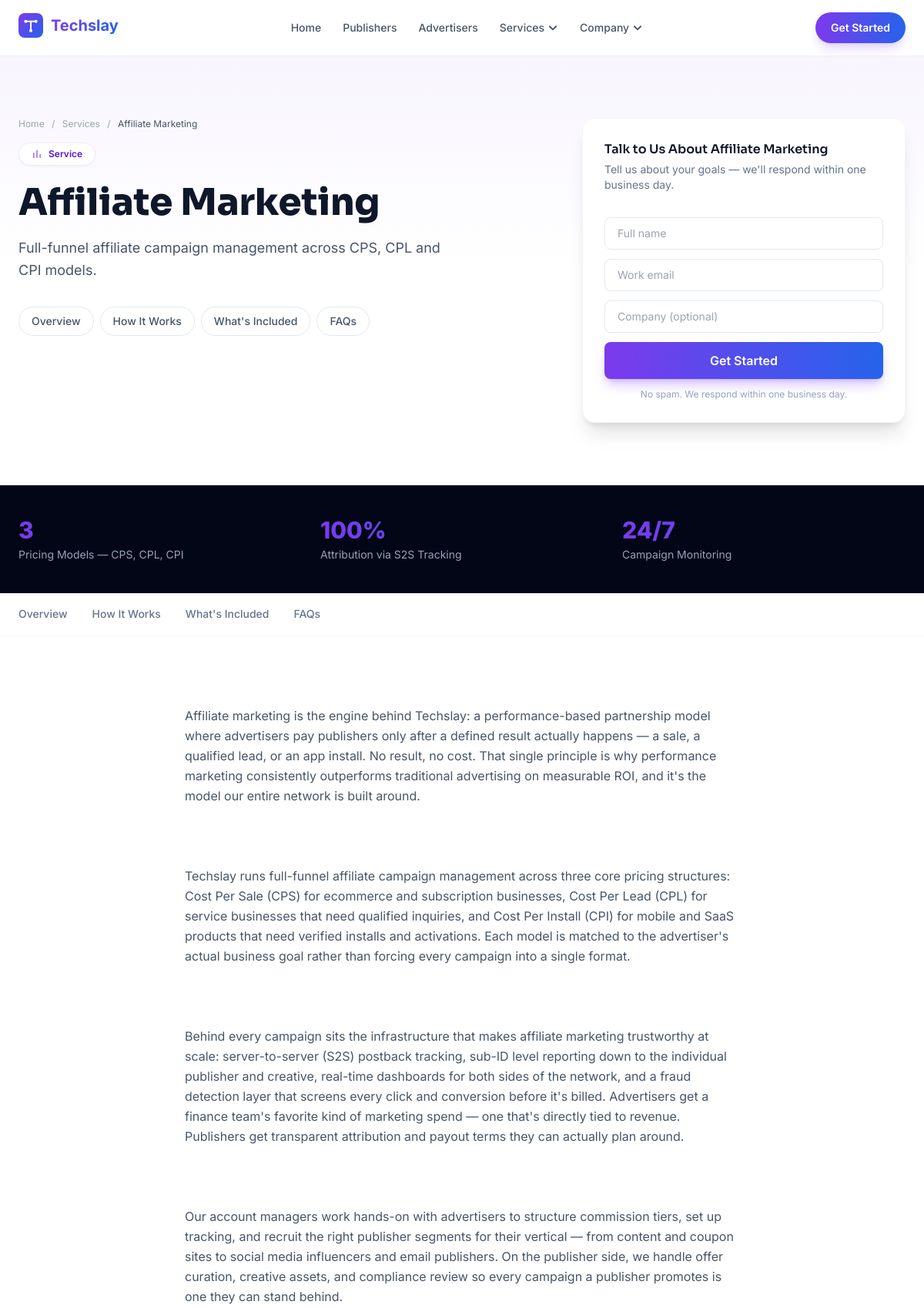
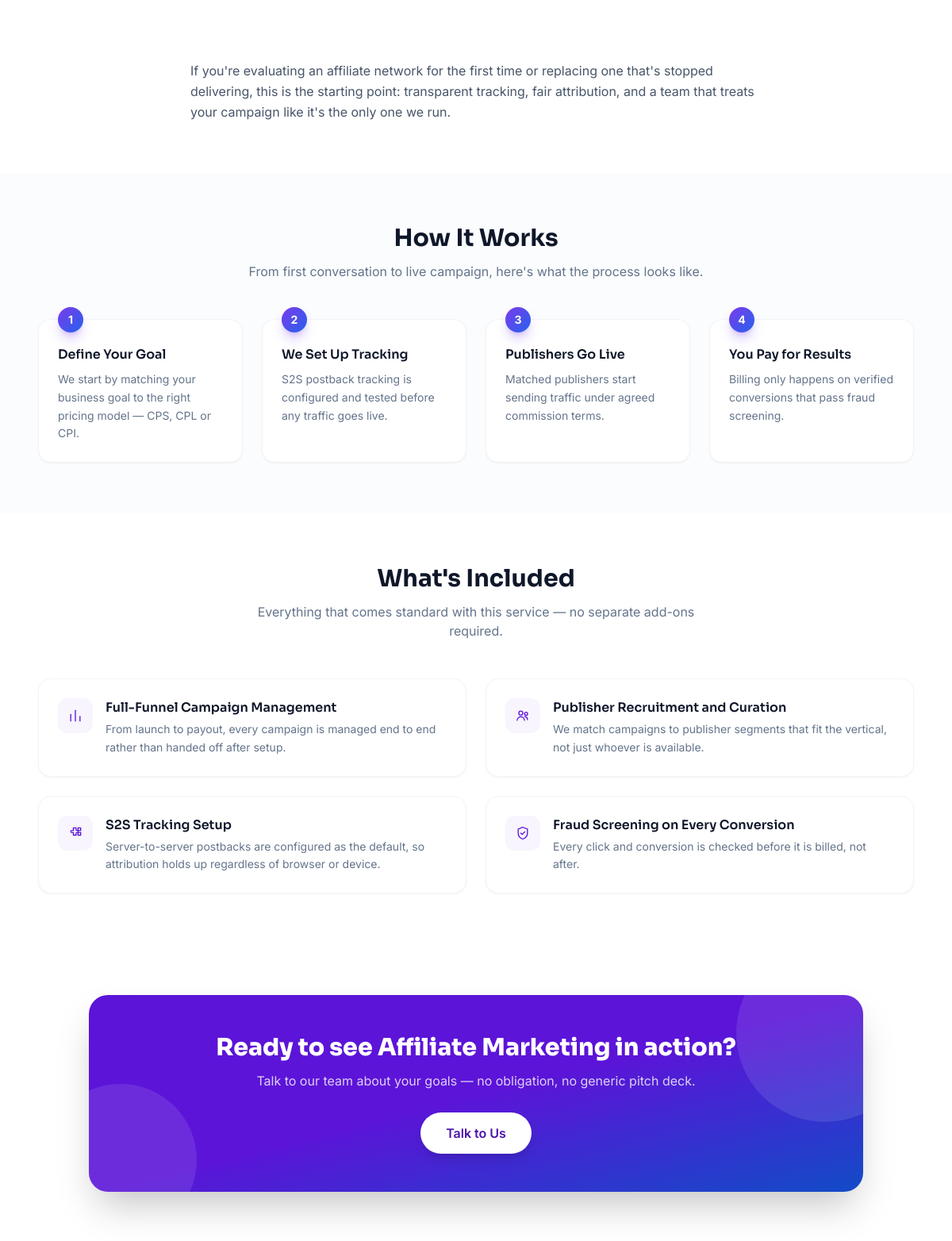
The page /services/affiliate-marketing (upper part) on the database its author committed (2 pictures, top to bottom).
### tables this page shows
CREATE TABLE menu_items (
    id INT UNSIGNED AUTO_INCREMENT PRIMARY KEY,
    menu_id INT UNSIGNED NOT NULL,
    parent_id INT UNSIGNED DEFAULT NULL,
    label VARCHAR(100) NOT NULL,
    url VARCHAR(500) NOT NULL,
    target ENUM('_self','_blank') NOT NULL DEFAULT '_self',
    icon VARCHAR(60) DEFAULT NULL,
    sort_order INT NOT NULL DEFAULT 0,
    status ENUM('published','draft') NOT NULL DEFAULT 'published',
    created_at DATETIME NOT NULL DEFAULT CURRENT_TIMESTAMP,
    CONSTRAINT fk_menu_items_menu FOREIGN KEY (menu_id) REFERENCES menus(id) ON DELETE CASCADE,
    CONSTRAINT fk_menu_items_parent FOREIGN KEY (parent_id) REFERENCES menu_items(id) ON DELETE CASCADE,
    INDEX idx_menu_items_menu (menu_id),
    INDEX idx_menu_items_sort (sort_order)
);

CREATE TABLE services (
    id INT UNSIGNED AUTO_INCREMENT PRIMARY KEY,
    icon VARCHAR(60) DEFAULT NULL,
    image_media_id INT UNSIGNED DEFAULT NULL,
    title VARCHAR(150) NOT NULL,
    slug VARCHAR(150) NOT NULL UNIQUE,
    short_description VARCHAR(300) DEFAULT NULL,
    content LONGTEXT DEFAULT NULL,
    stats JSON DEFAULT NULL COMMENT 'Array of {value,label} shown in the service page stats bar',
    highlights JSON DEFAULT NULL COMMENT 'Array of {icon,title,description} shown in the "What''s Included" grid',
    process_steps JSON DEFAULT NULL COMMENT 'Array of {title,description} shown in the "How It Works" section',
    sort_order INT NOT NULL DEFAULT 0,
    status ENUM('published','draft','trashed') NOT NULL DEFAULT 'draft',
    deleted_at DATETIME DEFAULT NULL,
    created_at DATETIME NOT NULL DEFAULT CURRENT_TIMESTAMP,
    updated_at DATETIME NOT NULL DEFAULT CURRENT_TIMESTAMP ON UPDATE CURRENT_TIMESTAMP,
    CONSTRAINT fk_services_image FOREIGN KEY (image_media_id) REFERENCES media(id) ON DELETE SET NULL,
    INDEX idx_services_status (status)
);

### app/Views/front/services/show.php (the view, shortened to what the rows shown need)
<?php
$statsColsClass = match (true) {
    count($stats) >= 4 => 'sm:grid-cols-4',
    count($stats) === 3 => 'sm:grid-cols-3',
    default => 'sm:grid-cols-2',
};
$stepsColsClass = match (true) {
    count($processSteps) >= 4 => 'lg:grid-cols-4',
    count($processSteps) === 3 => 'lg:grid-cols-3',
    default => 'lg:grid-cols-2',
};
$navLinks = array_filter([
    ['id' => 'overview', 'label' => 'Overview', 'show' => !empty($service['content'])],
    ['id' => 'how-it-works', 'label' => 'How It Works', 'show' => $processSteps !== []],
    ['id' => 'whats-included', 'label' => "What's Included", 'show' => $highlights !== []],
    ['id' => 'faqs', 'label' => 'FAQs', 'show' => $faqs !== []],
], static fn ($item) => $item['show']);
?>
<section class="relative overflow-hidden bg-gradient-to-b from-brand-50 via-white to-white py-16 lg:py-20">
  <div class="max-w-7xl mx-auto px-6 grid lg:grid-cols-[1fr_420px] gap-12 items-start">
    <div>
      <nav class="text-xs text-slate-400 mb-4" aria-label="Breadcrumb">
        <a href="<?= View::url('/') ?>" class="hover:text-brand-600">Home</a>
        <span class="mx-1.5">/</span>
        <a href="<?= View::url('services') ?>" class="hover:text-brand-600">Services</a>
        <span class="mx-1.5">/</span>
        <span class="text-slate-600"><?= View::e($service['title']) ?></span>
      </nav>
      <span class="inline-flex items-center gap-2 rounded-full bg-white border border-brand-100 px-4 py-1.5 text-xs font-semibold text-brand-600 shadow-sm mb-6">
        <?= Icon::render($service['icon'] ?? null, 'w-3.5 h-3.5') ?>
        Service
      </span>
      <h1 class="text-4xl md:text-5xl font-extrabold text-slate-900 leading-tight"><?= View::e($service['title']) ?></h1>
      <p class="mt-5 text-lg text-slate-600 leading-relaxed max-w-xl"><?= View::e($service['short_description']) ?></p>
      <?php if ($navLinks !== []): ?>
        <div class="mt-8 flex flex-wrap gap-2">
          <?php foreach ($navLinks as $link): ?>
            <a href="#<?= $link['id'] ?>" class="text-sm font-medium text-slate-600 bg-white border border-slate-200 rounded-full px-4 py-2 hover:border-brand-300 hover:text-brand-600 transition"><?= View::e($link['label']) ?></a>
          <?php endforeach; ?>
        </div>
      <?php endif; ?>
    </div>
    <div id="get-started" class="rounded-2xl bg-white shadow-xl border border-slate-100 p-6 sm:p-7 scroll-mt-24">
      <h2 class="font-semibold text-slate-900 mb-1">Talk to Us About <?= View::e($service['title']) ?></h2>
      <p class="text-sm text-slate-500 mb-5">Tell us about your goals — we'll respond within one business day.</p>
      <form action="<?= View::url('contact/submit') ?>" method="POST" class="space-y-3">
        <input type="text" name="name" placeholder="Full name" required class="w-full rounded-lg border border-slate-200 px-4 py-2.5 text-sm focus:outline-none focus:ring-2 focus:ring-brand-400">
        <input type="email" name="email" placeholder="Work email" required class="w-full rounded-lg border border-slate-200 px-4 py-2.5 text-sm focus:outline-none focus:ring-2 focus:ring-brand-400">
        <input type="text" name="company" placeholder="Company (optional)" class="w-full rounded-lg border border-slate-200 px-4 py-2.5 text-sm focus:outline-none focus:ring-2 focus:ring-brand-400">
        <button type="submit" class="w-full rounded-lg bg-gradient-to-r from-brand-500 to-accent-500 text-white font-semibold py-3 shadow-lg shadow-brand-500/30 hover:shadow-xl hover:-translate-y-0.5 transition-all duration-200">
          Get Started
        </button>
        <p class="text-center text-xs text-slate-400">No spam. We respond within one business day.</p>
      </form>
    </div>
  </div>
</section>
<?php if ($stats !== []): ?>
<section class="border-y border-slate-100 bg-slate-950">
  <div class="max-w-7xl mx-auto px-6 py-10 grid grid-cols-2 <?= $statsColsClass ?> gap-6">
    <?php foreach ($stats as $stat): ?>
      <div class="text-center sm:text-left">
        <div class="text-3xl font-extrabold gradient-text"><?= View::e($stat['value'] ?? '') ?></div>
        <div class="mt-1 text-sm text-slate-400"><?= View::e($stat['label'] ?? '') ?></div>
      </div>
    <?php endforeach; ?>
  </div>
</section>
<?php endif; ?>
<?php if ($navLinks !== []): ?>
<div class="sticky top-[72px] z-30 bg-white/90 backdrop-blur border-b border-slate-100 hidden md:block">
  <div class="max-w-7xl mx-auto px-6 flex gap-8 text-sm font-medium text-slate-500">
    <?php foreach ($navLinks as $link): ?>
      <a href="#<?= $link['id'] ?>" class="py-4 border-b-2 border-transparent hover:text-brand-600 hover:border-brand-300 transition"><?= View::e($link['label']) ?></a>
    <?php endforeach; ?>
  </div>
</div>
<?php endif; ?>
<?php if (!empty($service['content'])): ?>
<section id="overview" class="py-16 scroll-mt-32">
  <div class="max-w-3xl mx-auto px-6">
    <div class="prose prose-slate max-w-none text-slate-600 leading-relaxed whitespace-pre-line">
      <?= nl2br(View::e($service['content'])) ?>
    </div>
  </div>
</section>
<?php endif; ?>
<?php if ($processSteps !== []): ?>
<section id="how-it-works" class="py-16 bg-slate-50/60 scroll-mt-32">
  <div class="max-w-6xl mx-auto px-6">
    <h2 class="text-2xl md:text-3xl font-bold text-slate-900 text-center mb-3">How It Works</h2>
    <p class="text-slate-500 text-center max-w-xl mx-auto mb-12">From first conversation to live campaign, here's what the process looks like.</p>
    <div class="grid sm:grid-cols-2 <?= $stepsColsClass ?> gap-6">
      <?php foreach ($processSteps as $index => $step): ?>
        <div class="relative rounded-2xl bg-white border border-slate-100 shadow-sm p-6 pt-8">
          <span class="absolute -top-4 left-6 w-8 h-8 rounded-full bg-gradient-to-br from-brand-500 to-accent-500 text-white text-sm font-bold flex items-center justify-center shadow-lg shadow-brand-500/30"><?= $index + 1 ?></span>
          <h3 class="font-semibold text-slate-900 mb-2"><?= View::e($step['title'] ?? '') ?></h3>
          <p class="text-sm text-slate-500 leading-relaxed"><?= View::e($step['description'] ?? '') ?></p>
        </div>
      <?php endforeach; ?>
    </div>
  </div>
</section>
<?php endif; ?>
<?php if ($highlights !== []): ?>
<section id="whats-included" class="py-16 scroll-mt-32">
  <div class="max-w-6xl mx-auto px-6">
    <h2 class="text-2xl md:text-3xl font-bold text-slate-900 text-center mb-3">What's Included</h2>
    <p class="text-slate-500 text-center max-w-xl mx-auto mb-12">Everything that comes standard with this service — no separate add-ons required.</p>
    <div class="grid sm:grid-cols-2 gap-6">
      <?php foreach ($highlights as $item): ?>
        <div class="flex gap-4 rounded-2xl bg-white border border-slate-100 shadow-sm p-6 hover:shadow-lg hover:-translate-y-0.5 transition-all duration-200">
          <span class="shrink-0 w-11 h-11 rounded-xl bg-brand-50 text-brand-600 flex items-center justify-center">
            <?= Icon::render($item['icon'] ?? null, 'w-5 h-5') ?>
          </span>
          <div>
            <h3 class="font-semibold text-slate-900 mb-1"><?= View::e($item['title'] ?? '') ?></h3>
            <p class="text-sm text-slate-500 leading-relaxed"><?= View::e($item['description'] ?? '') ?></p>
          </div>
        </div>
      <?php endforeach; ?>
    </div>
  </div>
</section>
<?php endif; ?>
<section class="py-16">
  <div class="max-w-5xl mx-auto px-6">
    <div class="relative overflow-hidden rounded-3xl bg-gradient-to-br from-brand-600 via-brand-600 to-accent-600 shadow-2xl px-8 py-12 lg:px-14 text-center">
      <div class="absolute -top-16 -right-16 w-56 h-56 bg-white/10 rounded-full"></div>
      <div class="absolute -bottom-14 -left-14 w-48 h-48 bg-white/10 rounded-full"></div>
      <div class="relative">
        <h2 class="text-2xl md:text-3xl font-extrabold text-white">Ready to see <?= View::e($service['title']) ?> in action?</h2>
        <p class="mt-3 text-white/80 max-w-xl mx-auto">Talk to our team about your goals — no obligation, no generic pitch deck.</p>
        <a href="#get-started" class="mt-7 inline-flex items-center rounded-full bg-white text-brand-700 font-semibold px-8 py-3.5 shadow-lg hover:shadow-xl transition">
          Talk to Us
        </a>
      </div>
    </div>
  </div>
</section>

### app/Core/Router.php (shortened to what the rows shown need)
<?php
final class Router
{
    private array $routes = [];
    private string $groupPrefix = '';
    private array $groupMiddleware = [];
    public function group(string $prefix, array $middleware, callable $callback): void
    {
        $previousPrefix = $this->groupPrefix;
        $previousMiddleware = $this->groupMiddleware;
        $this->groupPrefix = $previousPrefix . $prefix;
        $this->groupMiddleware = array_merge($previousMiddleware, $middleware);
        $this->groupPrefix = $previousPrefix;
        $this->groupMiddleware = $previousMiddleware;
    }
    private function addRoute(string $method, string $uri, array $action, array $middleware): void
    {
        $fullUri = rtrim($this->groupPrefix . $uri, '/');
        $fullUri = $fullUri === '' ? '/' : $fullUri;
        $this->routes[] = [
            'method' => $method,
            'uri' => $fullUri,
            'action' => $action,
            'middleware' => array_merge($this->groupMiddleware, $middleware),
            'pattern' => $this->toPattern($fullUri),
        ];
    }
    private function toPattern(string $uri): string
    {
        $pattern = preg_replace('#\{([a-zA-Z_]+)\}#', '(?P<$1>[^/]+)', $uri);
        return '#^' . $pattern . '$#';
    }
    public function dispatch(): void
    {
        $method = Request::method();
        $uri = Request::uri();
        foreach ($this->routes as $route) {
            if ($route['method'] !== $method) {
                continue;
            }
            if (!preg_match($route['pattern'], $uri, $matches)) {
                continue;
            }
            $params = array_filter($matches, static fn ($key) => !is_int($key), ARRAY_FILTER_USE_KEY);
            $params = array_map(
                static fn ($value) => ctype_digit($value) ? (int) $value : $value,
                $params
            );
            [$controllerClass, $method2] = $route['action'];
            $controller = new $controllerClass();
            $controller->$method2(...array_values($params));
            return;
        }
    }
}

### app/Views/partials/header-nav.php (shortened to what the rows shown need)
<?php
$navPrimary = $navPrimary ?? [];
$navCompany = $navCompany ?? [];
?>
<div x-data="{ openPanel: null, mobileOpen: false, mobileGroup: null }" @keydown.escape.window="openPanel = null; mobileOpen = false">
<header class="sticky top-0 z-50 glass border-b border-slate-100" @mouseleave="openPanel = null">
  <div class="max-w-7xl mx-auto px-6 py-4 flex items-center justify-between">
    <a href="<?= View::url('/') ?>"><?php View::partial('partials.logo'); ?></a>
    <nav class="hidden lg:flex items-center gap-1 text-sm font-medium text-slate-600">
      <?php foreach ($navPrimary as $item): ?>
        <a href="<?= View::url(ltrim($item['url'], '/')) ?>" class="px-3 py-2 rounded-lg hover:text-brand-600 hover:bg-slate-50 transition"><?= View::e($item['label']) ?></a>
      <?php endforeach; ?>
      <div class="relative" @mouseenter="openPanel = 'services'">
        <button type="button" @click="openPanel = openPanel === 'services' ? null : 'services'"
                class="px-3 py-2 rounded-lg inline-flex items-center gap-1 hover:bg-slate-50 transition"
                :class="openPanel === 'services' ? 'text-brand-600 bg-slate-50' : ''"
                aria-haspopup="true" :aria-expanded="openPanel === 'services'">
          Services
          <svg class="w-3.5 h-3.5 transition-transform" :class="openPanel === 'services' ? 'rotate-180' : ''" viewBox="0 0 12 12" fill="none"><path d="M2.5 4.5L6 8l3.5-3.5" stroke="currentColor" stroke-width="1.6" stroke-linecap="round" stroke-linejoin="round"/></svg>
        </button>
      </div>
      <?php if ($navCompany !== []): ?>
        <div class="relative" @mouseenter="openPanel = 'company'">
          <button type="button" @click="openPanel = openPanel === 'company' ? null : 'company'"
                  class="px-3 py-2 rounded-lg inline-flex items-center gap-1 hover:bg-slate-50 transition"
                  :class="openPanel === 'company' ? 'text-brand-600 bg-slate-50' : ''"
                  aria-haspopup="true" :aria-expanded="openPanel === 'company'">
            Company
            <svg class="w-3.5 h-3.5 transition-transform" :class="openPanel === 'company' ? 'rotate-180' : ''" viewBox="0 0 12 12" fill="none"><path d="M2.5 4.5L6 8l3.5-3.5" stroke="currentColor" stroke-width="1.6" stroke-linecap="round" stroke-linejoin="round"/></svg>
          </button>
        </div>
      <?php endif; ?>
    </nav>
    <div class="flex items-center gap-2">
      <a href="<?= View::url('contact') ?>" class="hidden md:inline-flex items-center rounded-full bg-gradient-to-r from-brand-500 to-accent-500 text-white text-sm font-semibold px-5 py-2.5 shadow-lg shadow-brand-500/20 hover:shadow-brand-500/40 transition">Get Started</a>
    </div>
  </div>
</header>
</div>

### rows shown on the page
menu_items: label "Home"
menu_items: label "Publishers"
menu_items: label "Advertisers"
services: title "Affiliate Marketing", short_description "Full-funnel affiliate campaign management across CPS, CPL and CPI models.", content "Affiliate marketing is the engine behind Techslay: a performance-based partnership model where advertisers pay publishers only after a defined result actually happens — a sale, a qualified lead, or an app install. No result, no cost. That single principle is why performance marketing consistently outperforms traditional advertising on measurable ROI, and it's the model our entire network is built around. Techslay runs full-funnel affiliate campaign management across three core pricing structures: Cost Per Sale (CPS) for ecommerce and subscription businesses, Cost Per Lead (CPL) for service businesses that need qualified inquiries, and Cost Per Install (CPI) for mobile and SaaS products that…"

### other values the page prints
View::e($link['label']) "Overview"
View::e($link['label']) "How It Works"
View::e($link['label']) "What's Included"
View::e($link['label']) "FAQs"
View::e($stat['label'] ?? '') "Pricing Models — CPS, CPL, CPI"
View::e($stat['label'] ?? '') "Attribution via S2S Tracking"
View::e($stat['label'] ?? '') "Campaign Monitoring"
View::e($step['title'] ?? '') "Define Your Goal"
View::e($step['description'] ?? '') "We start by matching your business goal to the right pricing model — CPS, CPL or CPI."
View::e($step['title'] ?? '') "We Set Up Tracking"
View::e($step['description'] ?? '') "S2S postback tracking is configured and tested before any traffic goes live."
View::e($step['title'] ?? '') "Publishers Go Live"
View::e($step['description'] ?? '') "Matched publishers start sending traffic under agreed commission terms."
View::e($step['title'] ?? '') "You Pay for Results"
View::e($step['description'] ?? '') "Billing only happens on verified conversions that pass fraud screening."
